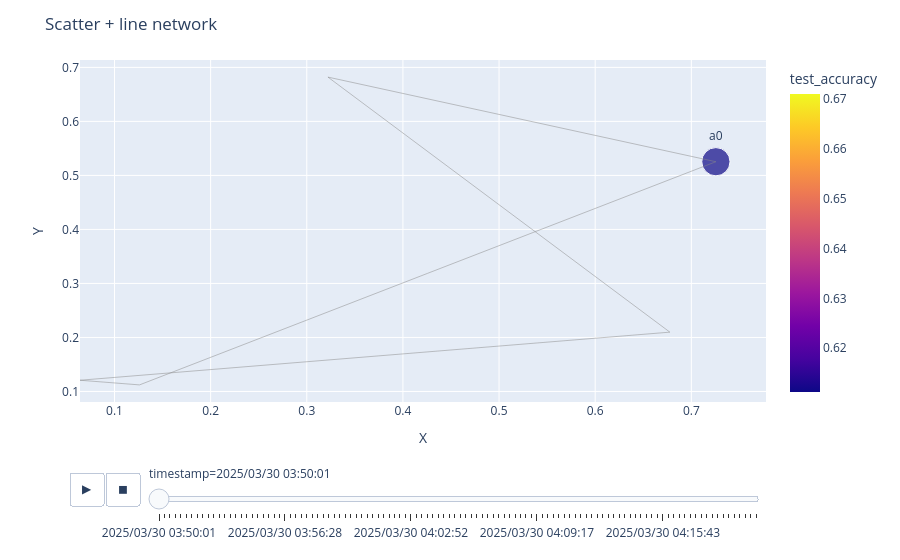

The code cell stored with this chart in its notebook:
### Code cell
import numpy as np
import plotly.graph_objects as go

import plotly.express as px
import pandas as pd
from itertools import groupby

import plotly.graph_objects as go
import pandas as pd
from pathlib import Path
import networkx as nx

FOLDER = Path(r"C:\Users\samue\OneDrive\Escritorio\Tareas UNI\tfg\tfg_samuel\vis\xperiments\experimentos_con_cnn")
experiments_list = list(FOLDER.iterdir())
PATH = experiments_list[8]

data = pd.read_csv(PATH / "raw/message.csv")
data.sender = data.sender.apply(lambda x: x.split("@")[0])
data.to = data.to.apply(lambda x: x.split("@")[0])
agents = sorted(data.sender.unique())
data = data[["sender", "to"]][(data.algorithm_round <= 100)]
cross = pd.crosstab(index=data.sender, columns=data.to)
G = nx.random_geometric_graph(len(agents), 0)
G = nx.relabel_nodes(G, {i: a for i, a in enumerate(agents)})
tuples = cross.stack().reset_index()
tuples = tuples[tuples[0] > 0]
tuples = list(tuples.itertuples(index=False))
G.add_weighted_edges_from(tuples)

# Edges
edges = pd.read_csv(
    r"C:\Users\samue\OneDrive\Escritorio\Tareas UNI\tfg\tfg_samuel\vis\xperiments\experimentos_con_cnn\01_non_complete\raw\message.csv"
)
edges = edges[["sender", "to", "timestamp", "algorithm_round"]][
    edges.type == "SEND-LAYERS"
]

# Nodes
nodes = pd.read_csv(
    r"C:\Users\samue\OneDrive\Escritorio\Tareas UNI\tfg\tfg_samuel\vis\xperiments\experimentos_con_cnn\01_non_complete\raw\nn_inference.csv"
)
nodes = nodes[["agent", "timestamp", "test_accuracy"]]
nodes

nodes.timestamp = pd.to_datetime(nodes.timestamp)
nodes.timestamp = nodes.timestamp.dt.strftime("%Y/%m/%d %H:%M:%S")
nodes["agent_id"] = nodes.groupby(nodes.columns.tolist(), sort=False).ngroup() + 1
mux = pd.MultiIndex.from_product(
    [nodes["timestamp"].unique(), np.array(nodes.agent.unique())],
    names=["timestamp", "agent"],
)

nodes = nodes.set_index(["timestamp", "agent"]).reindex(mux).reset_index()
for agent in nodes.agent.unique():
    nodes[nodes.agent == agent] = nodes[nodes.agent == agent].fillna(method="ffill")
nodes = nodes.fillna(0)


node_x = []
node_y = []
for node in G.nodes():
    x, y = G.nodes[node]["pos"]
    node_x.append(x)
    node_y.append(y)


def set_value(row_number, assigned_value):
    return assigned_value[row_number]


np.random.seed(2)
# coords = np.random.rand(5, 2)
x_dictionary = {x: node_x[i] for i, x in enumerate(nodes.agent.unique())}
y_dictionary = {x: node_y[i] for i, x in enumerate(nodes.agent.unique())}

# Add a new column named 'Price'
nodes["X"] = nodes["agent"].apply(set_value, args=(x_dictionary,))
nodes["Y"] = nodes["agent"].apply(set_value, args=(y_dictionary,))
range_color = [float(nodes.test_accuracy.min()), float(nodes.test_accuracy.max())]
nodes["size"] = [10 for x in range(len(nodes))]
scatter_plot = px.scatter(
    nodes,
    x="X",
    y="Y",
    animation_frame="timestamp",
    text="agent",
    color="test_accuracy",
    size="size",
    hover_name="agent",
    range_color=range_color,
)
scatter_plot.update_traces(textposition="top center")
scatter_plot.layout.updatemenus[0].buttons[0].args[1]["frame"]["duration"] = 50

# EDGE TRACE
edge_x = []
edge_y = []
for edge in G.edges():
    x0, y0 = G.nodes[edge[0]]["pos"]
    x1, y1 = G.nodes[edge[1]]["pos"]
    edge_x.append(x0)
    edge_x.append(x1)
    edge_x.append(None)
    edge_y.append(y0)
    edge_y.append(y1)
    edge_y.append(None)

edge_trace = go.Scatter(
    x=edge_x,
    y=edge_y,
    line=dict(width=0.5, color="#888"),
    hoverinfo="none",
    mode="lines",
    showlegend=False,
)
scatter_plot.update_layout(title_text="Scatter + line network")
scatter_plot.add_trace(edge_trace)

scatter_plot

### Figure 1 — Plotly figure (JSON) as saved in the notebook; plotly's stock layout.template omitted (floating-point values rounded to 4 significant figures)
{"data": [{"hovertemplate": "<b>%{hovertext}</b><br><br>timestamp=2025/03/30 03:50:01<br>X=%{x}<br>Y=%{y}<br>size=%{marker.size}<br>agent=%{text}<br>test_accuracy=%{marker.color}<extra></extra>", "hovertext": ["a0"], "legendgroup": "", "marker": {"color": [0.6112], "coloraxis": "coloraxis", "size": [10], "sizemode": "area", "sizeref": 0.025, "symbol": "circle"}, "mode": "markers+text", "name": "", "orientation": "v", "showlegend": false, "text": ["a0"], "textposition": "top center", "type": "scatter", "x": [0.7255], "xaxis": "x", "y": [0.5253], "yaxis": "y"}, {"hoverinfo": "none", "line": {"color": "#888", "width": 0.5}, "mode": "lines", "showlegend": false, "type": "scatter", "x": [0.7255, 0.126, null, 0.7255, 0.322, null, 0.126, 0.0641, null, 0.0641, 0.6777, null, 0.6777, 0.322, null], "y": [0.5253, 0.1122, null, 0.5253, 0.682, null, 0.1122, 0.1208, null, 0.1208, 0.2098, null, 0.2098, 0.682, null]}], "layout": {"coloraxis": {"cmax": 0.671, "cmin": 0.6112, "colorbar": {"title": {"text": "test_accuracy"}}, "colorscale": [[0, "#0d0887"], [0.1111, "#46039f"], [0.2222, "#7201a8"], [0.3333, "#9c179e"], [0.4444, "#bd3786"], [0.5556, "#d8576b"], [0.6667, "#ed7953"], [0.7778, "#fb9f3a"], [0.8889, "#fdca26"], [1, "#f0f921"]]}, "legend": {"itemsizing": "constant", "tracegroupgap": 0}, "margin": {"t": 60}, "sliders": [{"active": 0, "currentvalue": {"prefix": "timestamp="}, "len": 0.9, "pad": {"b": 10, "t": 60}, "steps": [{"args": [["2025/03/30 03:50:01"], {"frame": {"duration": 0, "redraw": false}, "fromcurrent": true, "mode": "immediate", "transition": {"duration": 0, "easing": "linear"}}], "label": "2025/03/30 03:50:01", "method": "animate"}, {"args": [["2025/03/30 03:50:18"], {"frame": {"duration": 0, "redraw": false}, "fromcurrent": true, "mode": "immediate", "transition": {"duration": 0, "easing": "linear"}}], "label": "2025/03/30 03:50:18", "method": "animate"}, {"args": [["2025/03/30 03:50:35"], {"frame": {"duration": 0, "redraw": false}, "fromcurrent": true, "mode": "immediate", "transition": {"duration": 0, "easing": "linear"}}], "label": "2025/03/30 03:50:35", "method": "animate"}, {"args": [["2025/03/30 03:50:50"], {"frame": {"duration": 0, "redraw": false}, "fromcurrent": true, "mode": "immediate", "transition": {"duration": 0, "easing": "linear"}}], "label": "2025/03/30 03:50:50", "method": "animate"}, {"args": [["2025/03/30 03:51:06"], {"frame": {"duration": 0, "redraw": false}, "fromcurrent": true, "mode": "immediate", "transition": {"duration": 0, "easing": "linear"}}], "label": "2025/03/30 03:51:06", "method": "animate"}, {"args": [["2025/03/30 03:51:24"], {"frame": {"duration": 0, "redraw": false}, "fromcurrent": true, "mode": "immediate", "transition": {"duration": 0, "easing": "linear"}}], "label": "2025/03/30 03:51:24", "method": "animate"}, {"args": [["2025/03/30 03:51:41"], {"frame": {"duration": 0, "redraw": false}, "fromcurrent": true, "mode": "immediate", "transition": {"duration": 0, "easing": "linear"}}], "label": "2025/03/30 03:51:41", "method": "animate"}, {"args": [["2025/03/30 03:51:58"], {"frame": {"duration": 0, "redraw": false}, "fromcurrent": true, "mode": "immediate", "transition": {"duration": 0, "easing": "linear"}}], "label": "2025/03/30 03:51:58", "method": "animate"}, {"args": [["2025/03/30 03:52:16"], {"frame": {"duration": 0, "redraw": false}, "fromcurrent": true, "mode": "immediate", "transition": {"duration": 0, "easing": "linear"}}], "label": "2025/03/30 03:52:16", "method": "animate"}, {"args": [["2025/03/30 03:52:33"], {"frame": {"duration": 0, "redraw": false}, "fromcurrent": true, "mode": "immediate", "transition": {"duration": 0, "easing": "linear"}}], "label": "2025/03/30 03:52:33", "method": "animate"}, {"args": [["2025/03/30 03:52:48"], {"frame": {"duration": 0, "redraw": false}, "fromcurrent": true, "mode": "immediate", "transition": {"duration": 0, "easing": "linear"}}], "label": "2025/03/30 03:52:48", "method": "animate"}, {"args": [["2025/03/30 03:53:03"], {"frame": {"duration": 0, "redraw": false}, "fromcurrent": true, "mode": "immediate", "transition": {"duration": 0, "easing": "linear"}}], "label": "2025/03/30 03:53:03", "method": "animate"}, {"args": [["2025/03/30 03:53:21"], {"frame": {"duration": 0, "redraw": false}, "fromcurrent": true, "mode": "immediate", "transition": {"duration": 0, "easing": "linear"}}], "label": "2025/03/30 03:53:21", "method": "animate"}, {"args": [["2025/03/30 03:53:38"], {"frame": {"duration": 0, "redraw": false}, "fromcurrent": true, "mode": "immediate", "transition": {"duration": 0, "easing": "linear"}}], "label": "2025/03/30 03:53:38", "method": "animate"}, {"args": [["2025/03/30 03:53:55"], {"frame": {"duration": 0, "redraw": false}, "fromcurrent": true, "mode": "immediate", "transition": {"duration": 0, "easing": "linear"}}], "label": "2025/03/30 03:53:55", "method": "animate"}, {"args": [["2025/03/30 03:54:13"], {"frame": {"duration": 0, "redraw": false}, "fromcurrent": true, "mode": "immediate", "transition": {"duration": 0, "easing": "linear"}}], "label": "2025/03/30 03:54:13", "method": "animate"}, {"args": [["2025/03/30 03:54:31"], {"frame": {"duration": 0, "redraw": false}, "fromcurrent": true, "mode": "immediate", "transition": {"duration": 0, "easing": "linear"}}], "label": "2025/03/30 03:54:31", "method": "animate"}, {"args": [["2025/03/30 03:54:46"], {"frame": {"duration": 0, "redraw": false}, "fromcurrent": true, "mode": "immediate", "transition": {"duration": 0, "easing": "linear"}}], "label": "2025/03/30 03:54:46", "method": "animate"}, {"args": [["2025/03/30 03:55:01"], {"frame": {"duration": 0, "redraw": false}, "fromcurrent": true, "mode": "immediate", "transition": {"duration": 0, "easing": "linear"}}], "label": "2025/03/30 03:55:01", "method": "animate"}, {"args": [["2025/03/30 03:55:18"], {"frame": {"duration": 0, "redraw": false}, "fromcurrent": true, "mode": "immediate", "transition": {"duration": 0, "easing": "linear"}}], "label": "2025/03/30 03:55:18", "method": "animate"}, {"args": [["2025/03/30 03:55:36"], {"frame": {"duration": 0, "redraw": false}, "fromcurrent": true, "mode": "immediate", "transition": {"duration": 0, "easing": "linear"}}], "label": "2025/03/30 03:55:36", "method": "animate"}, {"args": [["2025/03/30 03:55:53"], {"frame": {"duration": 0, "redraw": false}, "fromcurrent": true, "mode": "immediate", "transition": {"duration": 0, "easing": "linear"}}], "label": "2025/03/30 03:55:53", "method": "animate"}, {"args": [["2025/03/30 03:56:10"], {"frame": {"duration": 0, "redraw": false}, "fromcurrent": true, "mode": "immediate", "transition": {"duration": 0, "easing": "linear"}}], "label": "2025/03/30 03:56:10", "method": "animate"}, {"args": [["2025/03/30 03:56:28"], {"frame": {"duration": 0, "redraw": false}, "fromcurrent": true, "mode": "immediate", "transition": {"duration": 0, "easing": "linear"}}], "label": "2025/03/30 03:56:28", "method": "animate"}, {"args": [["2025/03/30 03:56:43"], {"frame": {"duration": 0, "redraw": false}, "fromcurrent": true, "mode": "immediate", "transition": {"duration": 0, "easing": "linear"}}], "label": "2025/03/30 03:56:43", "method": "animate"}, {"args": [["2025/03/30 03:56:58"], {"frame": {"duration": 0, "redraw": false}, "fromcurrent": true, "mode": "immediate", "transition": {"duration": 0, "easing": "linear"}}], "label": "2025/03/30 03:56:58", "method": "animate"}, {"args": [["2025/03/30 03:57:15"], {"frame": {"duration": 0, "redraw": false}, "fromcurrent": true, "mode": "immediate", "transition": {"duration": 0, "easing": "linear"}}], "label": "2025/03/30 03:57:15", "method": "animate"}, {"args": [["2025/03/30 03:57:33"], {"frame": {"duration": 0, "redraw": false}, "fromcurrent": true, "mode": "immediate", "transition": {"duration": 0, "easing": "linear"}}], "label": "2025/03/30 03:57:33", "method": "animate"}, {"args": [["2025/03/30 03:57:50"], {"frame": {"duration": 0, "redraw": false}, "fromcurrent": true, "mode": "immediate", "transition": {"duration": 0, "easing": "linear"}}], "label": "2025/03/30 03:57:50", "method": "animate"}, {"args": [["2025/03/30 03:58:08"], {"frame": {"duration": 0, "redraw": false}, "fromcurrent": true, "mode": "immediate", "transition": {"duration": 0, "easing": "linear"}}], "label": "2025/03/30 03:58:08", "method": "animate"}, {"args": [["2025/03/30 03:58:25"], {"frame": {"duration": 0, "redraw": false}, "fromcurrent": true, "mode": "immediate", "transition": {"duration": 0, "easing": "linear"}}], "label": "2025/03/30 03:58:25", "method": "animate"}, {"args": [["2025/03/30 03:58:41"], {"frame": {"duration": 0, "redraw": false}, "fromcurrent": true, "mode": "immediate", "transition": {"duration": 0, "easing": "linear"}}], "label": "2025/03/30 03:58:41", "method": "animate"}, {"args": [["2025/03/30 03:58:56"], {"frame": {"duration": 0, "redraw": false}, "fromcurrent": true, "mode": "immediate", "transition": {"duration": 0, "easing": "linear"}}], "label": "2025/03/30 03:58:56", "method": "animate"}, {"args": [["2025/03/30 03:59:13"], {"frame": {"duration": 0, "redraw": false}, "fromcurrent": true, "mode": "immediate", "transition": {"duration": 0, "easing": "linear"}}], "label": "2025/03/30 03:59:13", "method": "animate"}, {"args": [["2025/03/30 03:59:31"], {"frame": {"duration": 0, "redraw": false}, "fromcurrent": true, "mode": "immediate", "transition": {"duration": 0, "easing": "linear"}}], "label": "2025/03/30 03:59:31", "method": "animate"}, {"args": [["2025/03/30 03:59:48"], {"frame": {"duration": 0, "redraw": false}, "fromcurrent": true, "mode": "immediate", "transition": {"duration": 0, "easing": "linear"}}], "label": "2025/03/30 03:59:48", "method": "animate"}, {"args": [["2025/03/30 04:00:05"], {"frame": {"duration": 0, "redraw": false}, "fromcurrent": true, "mode": "immediate", "transition": {"duration": 0, "easing": "linear"}}], "label": "2025/03/30 04:00:05", "method": "animate"}, {"args": [["2025/03/30 04:00:23"], {"frame": {"duration": 0, "redraw": false}, "fromcurrent": true, "mode": "immediate", "transition": {"duration": 0, "easing": "linear"}}], "label": "2025/03/30 04:00:23", "method": "animate"}, {"args": [["2025/03/30 04:00:39"], {"frame": {"duration": 0, "redraw": false}, "fromcurrent": true, "mode": "immediate", "transition": {"duration": 0, "easing": "linear"}}], "label": "2025/03/30 04:00:39", "method": "animate"}, {"args": [["2025/03/30 04:00:54"], {"frame": {"duration": 0, "redraw": false}, "fromcurrent": true, "mode": "immediate", "transition": {"duration": 0, "easing": "linear"}}], "label": "2025/03/30 04:00:54", "method": "animate"}, {"args": [["2025/03/30 04:01:10"], {"frame": {"duration": 0, "redraw": false}, "fromcurrent": true, "mode": "immediate", "transition": {"duration": 0, "easing": "linear"}}], "label": "2025/03/30 04:01:10", "method": "animate"}, {"args": [["2025/03/30 04:01:28"], {"frame": {"duration": 0, "redraw": false}, "fromcurrent": true, "mode": "immediate", "transition": {"duration": 0, "easing": "linear"}}], "label": "2025/03/30 04:01:28", "method": "animate"}, {"args": [["2025/03/30 04:01:45"], {"frame": {"duration": 0, "redraw": false}, "fromcurrent": true, "mode": "immediate", "transition": {"duration": 0, "easing": "linear"}}], "label": "2025/03/30 04:01:45", "method": "animate"}, {"args": [["2025/03/30 04:02:02"], {"frame": {"duration": 0, "redraw": false}, "fromcurrent": true, "mode": "immediate", "transition": {"duration": 0, "easing": "linear"}}], "label": "2025/03/30 04:02:02", "method": "animate"}, {"args": [["2025/03/30 04:02:20"], {"frame": {"duration": 0, "redraw": false}, "fromcurrent": true, "mode": "immediate", "transition": {"duration": 0, "easing": "linear"}}], "label": "2025/03/30 04:02:20", "method": "animate"}, {"args": [["2025/03/30 04:02:37"], {"frame": {"duration": 0, "redraw": false}, "fromcurrent": true, "mode": "immediate", "transition": {"duration": 0, "easing": "linear"}}], "label": "2025/03/30 04:02:37", "method": "animate"}, {"args": [["2025/03/30 04:02:52"], {"frame": {"duration": 0, "redraw": false}, "fromcurrent": true, "mode": "immediate", "transition": {"duration": 0, "easing": "linear"}}], "label": "2025/03/30 04:02:52", "method": "animate"}, {"args": [["2025/03/30 04:03:08"], {"frame": {"duration": 0, "redraw": false}, "fromcurrent": true, "mode": "immediate", "transition": {"duration": 0, "easing": "linear"}}], "label": "2025/03/30 04:03:08", "method": "animate"}, {"args": [["2025/03/30 04:03:25"], {"frame": {"duration": 0, "redraw": false}, "fromcurrent": true, "mode": "immediate", "transition": {"duration": 0, "easing": "linear"}}], "label": "2025/03/30 04:03:25", "method": "animate"}, {"args": [["2025/03/30 04:03:43"], {"frame": {"duration": 0, "redraw": false}, "fromcurrent": true, "mode": "immediate", "transition": {"duration": 0, "easing": "linear"}}], "label": "2025/03/30 04:03:43", "method": "animate"}, {"args": [["2025/03/30 04:04:00"], {"frame": {"duration": 0, "redraw": false}, "fromcurrent": true, "mode": "immediate", "transition": {"duration": 0, "easing": "linear"}}], "label": "2025/03/30 04:04:00", "method": "animate"}, {"args": [["2025/03/30 04:04:17"], {"frame": {"duration": 0, "redraw": false}, "fromcurrent": true, "mode": "immediate", "transition": {"duration": 0, "easing": "linear"}}], "label": "2025/03/30 04:04:17", "method": "animate"}, {"args": [["2025/03/30 04:04:34"], {"frame": {"duration": 0, "redraw": false}, "fromcurrent": true, "mode": "immediate", "transition": {"duration": 0, "easing": "linear"}}], "label": "2025/03/30 04:04:34", "method": "animate"}, {"args": [["2025/03/30 04:04:49"], {"frame": {"duration": 0, "redraw": false}, "fromcurrent": true, "mode": "immediate", "transition": {"duration": 0, "easing": "linear"}}], "label": "2025/03/30 04:04:49", "method": "animate"}, {"args": [["2025/03/30 04:05:05"], {"frame": {"duration": 0, "redraw": false}, "fromcurrent": true, "mode": "immediate", "transition": {"duration": 0, "easing": "linear"}}], "label": "2025/03/30 04:05:05", "method": "animate"}, {"args": [["2025/03/30 04:05:22"], {"frame": {"duration": 0, "redraw": false}, "fromcurrent": true, "mode": "immediate", "transition": {"duration": 0, "easing": "linear"}}], "label": "2025/03/30 04:05:22", "method": "animate"}, {"args": [["2025/03/30 04:05:40"], {"frame": {"duration": 0, "redraw": false}, "fromcurrent": true, "mode": "immediate", "transition": {"duration": 0, "easing": "linear"}}], "label": "2025/03/30 04:05:40", "method": "animate"}, {"args": [["2025/03/30 04:05:57"], {"frame": {"duration": 0, "redraw": false}, "fromcurrent": true, "mode": "immediate", "transition": {"duration": 0, "easing": "linear"}}], "label": "2025/03/30 04:05:57", "method": "animate"}, {"args": [["2025/03/30 04:06:15"], {"frame": {"duration": 0, "redraw": false}, "fromcurrent": true, "mode": "immediate", "transition": {"duration": 0, "easing": "linear"}}], "label": "2025/03/30 04:06:15", "method": "animate"}, {"args": [["2025/03/30 04:06:32"], {"frame": {"duration": 0, "redraw": false}, "fromcurrent": true, "mode": "immediate", "transition": {"duration": 0, "easing": "linear"}}], "label": "2025/03/30 04:06:32", "method": "animate"}, {"args": [["2025/03/30 04:06:48"], {"frame": {"duration": 0, "redraw": false}, "fromcurrent": true, "mode": "immediate", "transition": {"duration": 0, "easing": "linear"}}], "label": "2025/03/30 04:06:48", "method": "animate"}, {"args": [["2025/03/30 04:07:03"], {"frame": {"duration": 0, "redraw": false}, "fromcurrent": true, "mode": "immediate", "transition": {"duration": 0, "easing": "linear"}}], "label": "2025/03/30 04:07:03", "method": "animate"}, {"args": [["2025/03/30 04:07:20"], {"frame": {"duration": 0, "redraw": false}, "fromcurrent": true, "mode": "immediate", "transition": {"duration": 0, "easing": "linear"}}], "label": "2025/03/30 04:07:20", "method": "animate"}, {"args": [["2025/03/30 04:07:38"], {"frame": {"duration": 0, "redraw": false}, "fromcurrent": true, "mode": "immediate", "transition": {"duration": 0, "easing": "linear"}}], "label": "2025/03/30 04:07:38", "method": "animate"}, {"args": [["2025/03/30 04:07:55"], {"frame": {"duration": 0, "redraw": false}, "fromcurrent": true, "mode": "immediate", "transition": {"duration": 0, "easing": "linear"}}], "label": "2025/03/30 04:07:55", "method": "animate"}, {"args": [["2025/03/30 04:08:12"], {"frame": {"duration": 0, "redraw": false}, "fromcurrent": true, "mode": "immediate", "transition": {"duration": 0, "easing": "linear"}}], "label": "2025/03/30 04:08:12", "method": "animate"}, {"args": [["2025/03/30 04:08:30"], {"frame": {"duration": 0, "redraw": false}, "fromcurrent": true, "mode": "immediate", "transition": {"duration": 0, "easing": "linear"}}], "label": "2025/03/30 04:08:30", "method": "animate"}, {"args": [["2025/03/30 04:08:45"], {"frame": {"duration": 0, "redraw": false}, "fromcurrent": true, "mode": "immediate", "transition": {"duration": 0, "easing": "linear"}}], "label": "2025/03/30 04:08:45", "method": "animate"}, {"args": [["2025/03/30 04:09:00"], {"frame": {"duration": 0, "redraw": false}, "fromcurrent": true, "mode": "immediate", "transition": {"duration": 0, "easing": "linear"}}], "label": "2025/03/30 04:09:00", "method": "animate"}, {"args": [["2025/03/30 04:09:17"], {"frame": {"duration": 0, "redraw": false}, "fromcurrent": true, "mode": "immediate", "transition": {"duration": 0, "easing": "linear"}}], "label": "2025/03/30 04:09:17", "method": "animate"}, {"args": [["2025/03/30 04:09:35"], {"frame": {"duration": 0, "redraw": false}, "fromcurrent": true, "mode": "immediate", "transition": {"duration": 0, "easing": "linear"}}], "label": "2025/03/30 04:09:35", "method": "animate"}, {"args": [["2025/03/30 04:09:52"], {"frame": {"duration": 0, "redraw": false}, "fromcurrent": true, "mode": "immediate", "transition": {"duration": 0, "easing": "linear"}}], "label": "2025/03/30 04:09:52", "method": "animate"}, {"args": [["2025/03/30 04:10:09"], {"frame": {"duration": 0, "redraw": false}, "fromcurrent": true, "mode": "immediate", "transition": {"duration": 0, "easing": "linear"}}], "label": "2025/03/30 04:10:09", "method": "animate"}, {"args": [["2025/03/30 04:10:27"], {"frame": {"duration": 0, "redraw": false}, "fromcurrent": true, "mode": "immediate", "transition": {"duration": 0, "easing": "linear"}}], "label": "2025/03/30 04:10:27", "method": "animate"}, {"args": [["2025/03/30 04:10:43"], {"frame": {"duration": 0, "redraw": false}, "fromcurrent": true, "mode": "immediate", "transition": {"duration": 0, "easing": "linear"}}], "label": "2025/03/30 04:10:43", "method": "animate"}, {"args": [["2025/03/30 04:10:57"], {"frame": {"duration": 0, "redraw": false}, "fromcurrent": true, "mode": "immediate", "transition": {"duration": 0, "easing": "linear"}}], "label": "2025/03/30 04:10:57", "method": "animate"}, {"args": [["2025/03/30 04:11:14"], {"frame": {"duration": 0, "redraw": false}, "fromcurrent": true, "mode": "immediate", "transition": {"duration": 0, "easing": "linear"}}], "label": "2025/03/30 04:11:14", "method": "animate"}, {"args": [["2025/03/30 04:11:32"], {"frame": {"duration": 0, "redraw": false}, "fromcurrent": true, "mode": "immediate", "transition": {"duration": 0, "easing": "linear"}}], "label": "2025/03/30 04:11:32", "method": "animate"}, {"args": [["2025/03/30 04:11:49"], {"frame": {"duration": 0, "redraw": false}, "fromcurrent": true, "mode": "immediate", "transition": {"duration": 0, "easing": "linear"}}], "label": "2025/03/30 04:11:49", "method": "animate"}, {"args": [["2025/03/30 04:12:06"], {"frame": {"duration": 0, "redraw": false}, "fromcurrent": true, "mode": "immediate", "transition": {"duration": 0, "easing": "linear"}}], "label": "2025/03/30 04:12:06", "method": "animate"}, {"args": [["2025/03/30 04:12:23"], {"frame": {"duration": 0, "redraw": false}, "fromcurrent": true, "mode": "immediate", "transition": {"duration": 0, "easing": "linear"}}], "label": "2025/03/30 04:12:23", "method": "animate"}, {"args": [["2025/03/30 04:12:40"], {"frame": {"duration": 0, "redraw": false}, "fromcurrent": true, "mode": "immediate", "transition": {"duration": 0, "easing": "linear"}}], "label": "2025/03/30 04:12:40", "method": "animate"}, {"args": [["2025/03/30 04:12:55"], {"frame": {"duration": 0, "redraw": false}, "fromcurrent": true, "mode": "immediate", "transition": {"duration": 0, "easing": "linear"}}], "label": "2025/03/30 04:12:55", "method": "animate"}, {"args": [["2025/03/30 04:13:11"], {"frame": {"duration": 0, "redraw": false}, "fromcurrent": true, "mode": "immediate", "transition": {"duration": 0, "easing": "linear"}}], "label": "2025/03/30 04:13:11", "method": "animate"}, {"args": [["2025/03/30 04:13:29"], {"frame": {"duration": 0, "redraw": false}, "fromcurrent": true, "mode": "immediate", "transition": {"duration": 0, "easing": "linear"}}], "label": "2025/03/30 04:13:29", "method": "animate"}, {"args": [["2025/03/30 04:13:46"], {"frame": {"duration": 0, "redraw": false}, "fromcurrent": true, "mode": "immediate", "transition": {"duration": 0, "easing": "linear"}}], "label": "2025/03/30 04:13:46", "method": "animate"}, {"args": [["2025/03/30 04:14:04"], {"frame": {"duration": 0, "redraw": false}, "fromcurrent": true, "mode": "immediate", "transition": {"duration": 0, "easing": "linear"}}], "label": "2025/03/30 04:14:04", "method": "animate"}, {"args": [["2025/03/30 04:14:21"], {"frame": {"duration": 0, "redraw": false}, "fromcurrent": true, "mode": "immediate", "transition": {"duration": 0, "easing": "linear"}}], "label": "2025/03/30 04:14:21", "method": "animate"}, {"args": [["2025/03/30 04:14:38"], {"frame": {"duration": 0, "redraw": false}, "fromcurrent": true, "mode": "immediate", "transition": {"duration": 0, "easing": "linear"}}], "label": "2025/03/30 04:14:38", "method": "animate"}, {"args": [["2025/03/30 04:14:53"], {"frame": {"duration": 0, "redraw": false}, "fromcurrent": true, "mode": "immediate", "transition": {"duration": 0, "easing": "linear"}}], "label": "2025/03/30 04:14:53", "method": "animate"}, {"args": [["2025/03/30 04:15:09"], {"frame": {"duration": 0, "redraw": false}, "fromcurrent": true, "mode": "immediate", "transition": {"duration": 0, "easing": "linear"}}], "label": "2025/03/30 04:15:09", "method": "animate"}, {"args": [["2025/03/30 04:15:26"], {"frame": {"duration": 0, "redraw": false}, "fromcurrent": true, "mode": "immediate", "transition": {"duration": 0, "easing": "linear"}}], "label": "2025/03/30 04:15:26", "method": "animate"}, {"args": [["2025/03/30 04:15:43"], {"frame": {"duration": 0, "redraw": false}, "fromcurrent": true, "mode": "immediate", "transition": {"duration": 0, "easing": "linear"}}], "label": "2025/03/30 04:15:43", "method": "animate"}, {"args": [["2025/03/30 04:16:00"], {"frame": {"duration": 0, "redraw": false}, "fromcurrent": true, "mode": "immediate", "transition": {"duration": 0, "easing": "linear"}}], "label": "2025/03/30 04:16:00", "method": "animate"}, {"args": [["2025/03/30 04:16:18"], {"frame": {"duration": 0, "redraw": false}, "fromcurrent": true, "mode": "immediate", "transition": {"duration": 0, "easing": "linear"}}], "label": "2025/03/30 04:16:18", "method": "animate"}, {"args": [["2025/03/30 04:16:35"], {"frame": {"duration": 0, "redraw": false}, "fromcurrent": true, "mode": "immediate", "transition": {"duration": 0, "easing": "linear"}}], "label": "2025/03/30 04:16:35", "method": "animate"}, {"args": [["2025/03/30 04:16:50"], {"frame": {"duration": 0, "redraw": false}, "fromcurrent": true, "mode": "immediate", "transition": {"duration": 0, "easing": "linear"}}], "label": "2025/03/30 04:16:50", "method": "animate"}, {"args": [["2025/03/30 04:17:06"], {"frame": {"duration": 0, "redraw": false}, "fromcurrent": true, "mode": "immediate", "transition": {"duration": 0, "easing": "linear"}}], "label": "2025/03/30 04:17:06", "method": "animate"}, {"args": [["2025/03/30 04:17:23"], {"frame": {"duration": 0, "redraw": false}, "fromcurrent": true, "mode": "immediate", "transition": {"duration": 0, "easing": "linear"}}], "label": "2025/03/30 04:17:23", "method": "animate"}, {"args": [["2025/03/30 04:17:41"], {"frame": {"duration": 0, "redraw": false}, "fromcurrent": true, "mode": "immediate", "transition": {"duration": 0, "easing": "linear"}}], "label": "2025/03/30 04:17:41", "method": "animate"}, {"args": [["2025/03/30 04:17:58"], {"frame": {"duration": 0, "redraw": false}, "fromcurrent": true, "mode": "immediate", "transition": {"duration": 0, "easing": "linear"}}], "label": "2025/03/30 04:17:58", "method": "animate"}, {"args": [["2025/03/30 04:18:15"], {"frame": {"duration": 0, "redraw": false}, "fromcurrent": true, "mode": "immediate", "transition": {"duration": 0, "easing": "linear"}}], "label": "2025/03/30 04:18:15", "method": "animate"}, {"args": [["2025/03/30 04:18:33"], {"frame": {"duration": 0, "redraw": false}, "fromcurrent": true, "mode": "immediate", "transition": {"duration": 0, "easing": "linear"}}], "label": "2025/03/30 04:18:33", "method": "animate"}, {"args": [["2025/03/30 04:18:48"], {"frame": {"duration": 0, "redraw": false}, "fromcurrent": true, "mode": "immediate", "transition": {"duration": 0, "easing": "linear"}}], "label": "2025/03/30 04:18:48", "method": "animate"}, {"args": [["2025/03/30 04:19:03"], {"frame": {"duration": 0, "redraw": false}, "fromcurrent": true, "mode": "immediate", "transition": {"duration": 0, "easing": "linear"}}], "label": "2025/03/30 04:19:03", "method": "animate"}, {"args": [["2025/03/30 04:19:21"], {"frame": {"duration": 0, "redraw": false}, "fromcurrent": true, "mode": "immediate", "transition": {"duration": 0, "easing": "linear"}}], "label": "2025/03/30 04:19:21", "method": "animate"}, {"args": [["2025/03/30 04:19:38"], {"frame": {"duration": 0, "redraw": false}, "fromcurrent": true, "mode": "immediate", "transition": {"duration": 0, "easing": "linear"}}], "label": "2025/03/30 04:19:38", "method": "animate"}, {"args": [["2025/03/30 04:19:55"], {"frame": {"duration": 0, "redraw": false}, "fromcurrent": true, "mode": "immediate", "transition": {"duration": 0, "easing": "linear"}}], "label": "2025/03/30 04:19:55", "method": "animate"}, {"args": [["2025/03/30 04:20:12"], {"frame": {"duration": 0, "redraw": false}, "fromcurrent": true, "mode": "immediate", "transition": {"duration": 0, "easing": "linear"}}], "label": "2025/03/30 04:20:12", "method": "animate"}, {"args": [["2025/03/30 04:20:30"], {"frame": {"duration": 0, "redraw": false}, "fromcurrent": true, "mode": "immediate", "transition": {"duration": 0, "easing": "linear"}}], "label": "2025/03/30 04:20:30", "method": "animate"}], "x": 0.1, "xanchor": "left", "y": 0, "yanchor": "top"}], "title": {"text": "Scatter + line network"}, "updatemenus": [{"buttons": [{"args": [null, {"frame": {"duration": 50, "redraw": false}, "fromcurrent": true, "mode": "immediate", "transition": {"duration": 500, "easing": "linear"}}], "label": "&#9654;", "method": "animate"}, {"args": [[null], {"frame": {"duration": 0, "redraw": false}, "fromcurrent": true, "mode": "immediate", "transition": {"duration": 0, "easing": "linear"}}], "label": "&#9724;", "method": "animate"}], "direction": "left", "pad": {"r": 10, "t": 70}, "showactive": false, "type": "buttons", "x": 0.1, "xanchor": "right", "y": 0, "yanchor": "top"}], "xaxis": {"anchor": "y", "domain": [0, 1], "title": {"text": "X"}}, "yaxis": {"anchor": "x", "domain": [0, 1], "title": {"text": "Y"}}}}
